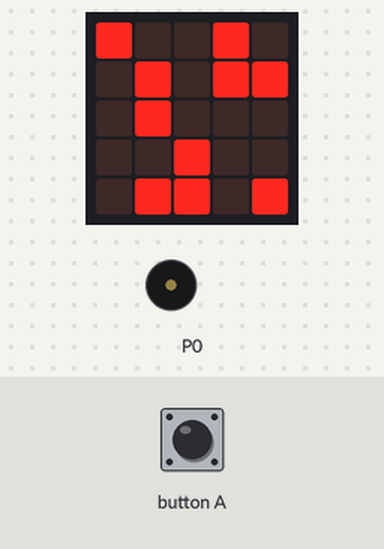
Simulated run of this program. Board: BBC micro:bit (MakeCode). On the bench: the board's 5×5 LED display, buzzer (waves = sounding). The test bench sets the inputs (shaded band). Random numbers come from a fixed seed.

Above: at 1.2 s.
1.3 s: button A pressed for 0.15 s
At 1.65 s:
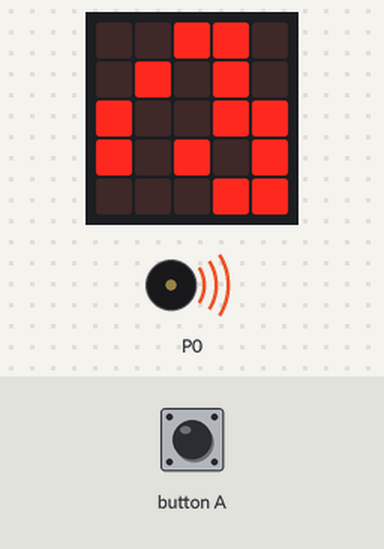
At 2.25 s:
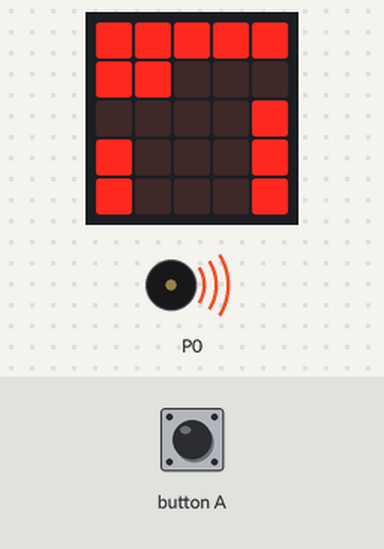
4.5 s: button A pressed for 0.15 s
At 4.65 s:
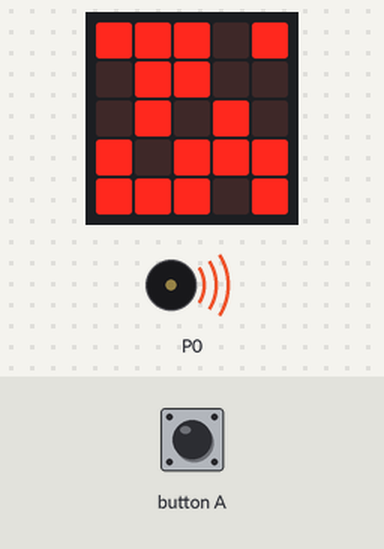
10.2 s: button A pressed for 0.15 s
Timing chart, 0 to 18.9 s (numbered marks = the images above; inputs shaded):
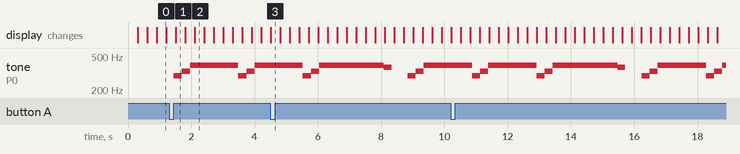

Measured:
- after the input at 1.3 s, tone on P0: plays 294 Hz for 0.26 s, 330 Hz for 0.26 s, 392 Hz for 1.5 s, 294 Hz for 0.26 s, 330 Hz for 0.26 s, 392 Hz for 0.50 s, starting after 0.15 s

The program:

main.ts
```typescript
input.onButtonPressed(Button.A, function () {
    for (let index = 0; index < 3; index++) {
        music.setTempo(120)
        music.playTone(294, music.beat(BeatFraction.Half))
        music.playTone(330, music.beat(BeatFraction.Half))
        music.playTone(392, music.beat(BeatFraction.Half))
        for (let index = 0; index < 5; index++) {
            music.playTone(392, music.beat(BeatFraction.Half))
        }
    }
    music.playTone(392, music.beat(BeatFraction.Half))
    music.playTone(392, music.beat(BeatFraction.Half))
    music.playTone(370, music.beat(BeatFraction.Half))
    music.rest(music.beat(BeatFraction.Whole))
})
basic.forever(function () {
    led.toggle(randint(0, 4), randint(0, 4))
})
```

test.ts
```typescript
// les tests vont ici ; cela ne sera pas compilé si ce paquet est utilisé en tant qu'extension.
```
